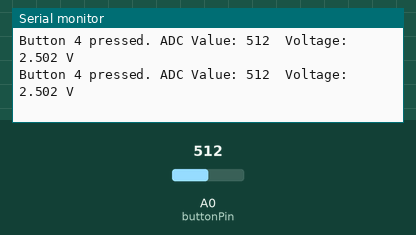
Simulated run of this sketch. Board: Arduino Uno, built with avr-gcc and run on an emulated ATmega328P. Parts: the last lines printed to the serial monitor. The inputs (shaded band) are chosen by the test bench; at power-on: A0 (buttonPin) = 512.

Above: at 1.3 s.
1.4 s: A0 (buttonPin) set to 716
At 1.9 s:
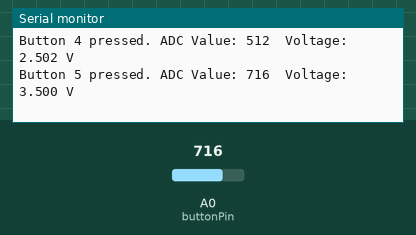
2.9 s: A0 (buttonPin) set to 511
At 3.4 s:
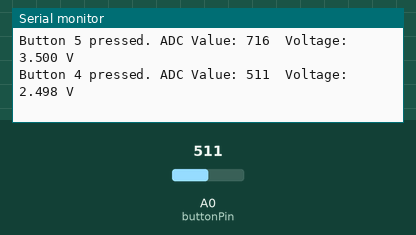
Timing chart, 0 to 5.9 s (numbered marks = the images above; inputs shaded):
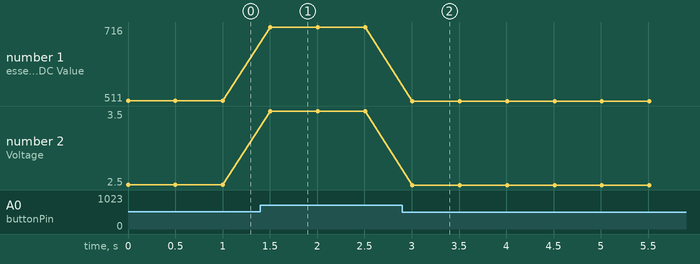

The sketch:

Resistor_Value.ino
```cpp
const int buttonPin = A0;  // Все кнопки подключены к A0
const int buttonThresholds[] = {30, 150, 360, 535, 760};  // Пороговые значения для кнопок

void setup() {
  // Инициализация последовательного порта
  Serial.begin(9600);  // Запуск монитора порта с битрейтом 9600
}

void loop() {
  // Считывание значения с пина A0
  int buttonValue = analogRead(buttonPin);

  // Определение, какая кнопка нажата
  int buttonIndex = getButtonIndex(buttonValue);

  if (buttonIndex != -1) {  // Если кнопка нажата
    // Преобразование значения в напряжение (для Arduino с 5V)
    float voltage = buttonValue * (5.0 / 1023.0);

    // Вывод значений на монитор порта
    Serial.print("Button ");
    Serial.print(buttonIndex + 1);  // Выводим номер кнопки
    Serial.print(" pressed. ADC Value: ");
    Serial.print(buttonValue);  // Значение АЦП
    Serial.print("\tVoltage: ");
    Serial.print(voltage, 3);  // Напряжение на пине A0 (с точностью до 3 знаков)
    Serial.println(" V");
  }

  delay(500);  // Пауза для обновления значений
}

// Функция для определения индекса кнопки
int getButtonIndex(int value) {
  for (int i = 0; i < 5; i++) {  // У нас 5 кнопок
    if (value < buttonThresholds[i]) {
      return i;  // Возвращаем индекс кнопки
    }
  }
  return -1;  // Кнопка не нажата
}
```

Measured:
- after the input at 1.4 s, the serial monitor: prints a new line after 0.10 s (image 1)
- after the input at 2.9 s, the serial monitor: prints a new line after 0.11 s (image 2)
- plotted number 1: 512 → 716 after the input at 1.4 s, 716 → 511 after the input at 2.9 s
- plotted number 2: 2.5 → 3.5 after the input at 1.4 s, 3.5 → 2.5 after the input at 2.9 s
